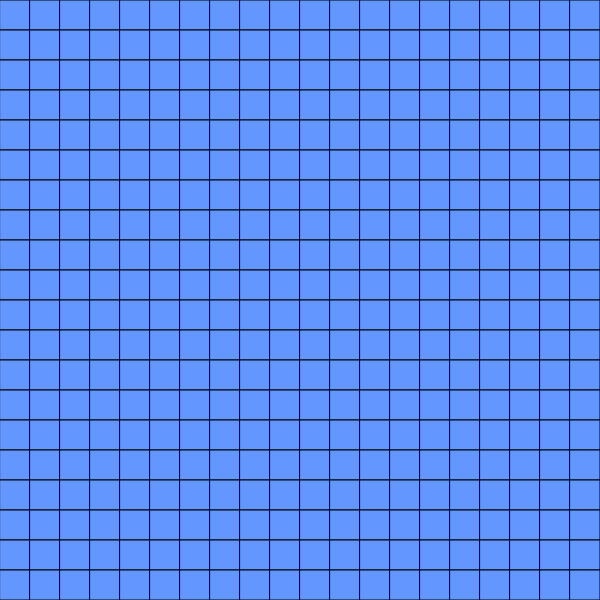
Frame 1 (no input)
Frame 60 (no input): identical to frame 1, image omitted
Frame 120 (the mouse pressed at the canvas centre since frame 60): identical to frame 1, image omitted

The p5.js sketch that drew this single still picture (run headless with seeded random() and noise() and a simulated clock; from frame 60 on, the mouse is pressed at the canvas centre):

// p5.js sketch
// ── sketch.js
let grid ;

let start ;
let end ;

let w = 30 ;

let rows ;
let cols ;

let path = [] ;

let solve = false ;

let obsButton ;

function setup() {
  createCanvas(600, 600) ;
  rows = height / w ;
  cols = width / w ;
  initGrid() ;
  createP("") ;
  solveButton = createButton("Solve!") ;
  solveButton.mousePressed(slv) ;
  obsButton = createButton("Add obstacles!") ;
  obsButton.mousePressed(genob) ;
  start = grid[0][0] ;
  end = grid[rows - 1][cols - 1] ;

  start.g = 0 ;
  start.f = heuristic(start, end) ;
  openSet.push(start) ;
}

function heuristic(start, end) {
  return dist(start.x, start.y, end.x, end.y) ;
}

let closedSet = [] ;
let openSet = [] ;

function minimum_f() {
  let nod = grid[0][0] ;
  let min = grid[0][0].f ;
  for(let i = 0 ; i < rows ; i++) {
    for(let j = 0 ; j < cols ; j++) {
      if(min > grid[i][j].f && !grid[i][j].obstacle && !isInArray(grid[i][j], closedSet)) {
        min = grid[i][j].f ;
        nod = grid[i][j] ;
      }
    }
  }
  return nod ;
}

function removeFrom(arr, elt) {
  for(let i = 0 ; i < arr.length ; i++) {
    if(elt == arr[i]) {
      arr.splice(i, 1) ;
      return ;
    }
  }
}

function draw() {
  background(0) ;
  renderGrid() ;
  if(solve) {
    if(openSet.length > 0) {
      curr = minimum_f() ;
      let temp = curr ;
      path = [] ;
      path.push(temp) ;
      while(temp.cameFrom) {
        path.push(temp.cameFrom) ;
        temp = temp.cameFrom ;
      }
      if(curr == end) {
        console.log("DONE!") ;
        noLoop() ;
      }
      removeFrom(openSet, curr) ;
      closedSet.push(curr) ;
      for(neighbor of curr.neighbors) {
        if(isInArray(neighbor, closedSet) || neighbor.obstacle) {
          continue ;
        }
        if(!isInArray(neighbor, openSet)) {
          openSet.push(neighbor) ;
        }
        let auxg = curr.g + 1 ;
        if(auxg >= neighbor.g) {
          continue ;
        }
        curr.show(color(0, 255, 0)) ;
        neighbor.cameFrom = curr ;
        neighbor.g = auxg ;
        neighbor.f = neighbor.g + heuristic(neighbor, end) ;
      }
    }
  }
  for(let i = 0 ; i < path.length ; i++) {
    path[i].show(color(100, 255, 50)) ;
  }
}

let changedCells = [] ;

function makeObstacles() {
  if(mouseIsPressed) {
    let x = mouseX ;
    let y = mouseY ;
    x /= w ;
    y /= w ;
    x = floor(x) ;
    y = floor(y) ;
    if(x < 0 || y < 0) {
      return ;
    }
    if(x > rows - 1 || y > cols - 1) {
      return ;
    }

    if(!grid[y][x].hasChanged) {
      grid[y][x].obstacle = !grid[y][x].obstacle ;
      grid[y][x].hasChanged = true ;
      changedCells.push(grid[y][x]) ;
      grid[y][x].show() ;
    }
  } else {
    if(changedCells.length > 0) {
      for(let i = 0 ; i < changedCells.length ; i++) {
        changedCells[i].hasChanged = false ;
      }
      changedCells = [] ;
    }
  }
}

function slv() {
  solve = true ;
}

function genob(k) {
  if(!k) k = 1 ;
  if(typeof k !== "number") {
    k = 1 ;
  }
  for(let x = 0 ; x < k ; x++) {
    for(let i = 0 ; i < rows ; i++) {
      for(let j = 0 ; j < cols ; j++) {
        if(random(1) < 0.075 && grid[i][j] != start && grid[i][j] != end) {
          grid[i][j].obstacle = true ;
          grid[i][j].show() ;
        }
      }
    }
  }
}

// ── node.js
class node {
  constructor(i, j, col) {
    this.i = i ;
    this.j = j ;
    this.x = j * w ;
    this.y = i * w ;
    this.obstacle = false ;
    this.f = 10000000 ;
    this.g = 10000000 ;
    this.col = col || color(100, 150, 255) ;
    this.neighbors = [] ;
    this.cameFrom = null ;
  }

  show(c) {
    if(c) {
      fill(c) ;
    } else if(this.obstacle) {
      fill(0) ;
    } else {
      fill(this.col) ;
    }
    stroke(0) ;
    strokeWeight(1) ;
    rect(this.x, this.y, w, w) ;
  }
}

function getNeighbors(i, j) {
  let res = [] ;
  if(i > 0) {
    res.push(grid[i - 1][j]) ;
  }
  if(j > 0) {
    res.push(grid[i][j - 1]) ;
  }
  if(i < rows - 1) {
    res.push(grid[i + 1][j]) ;
  }
  if(j < cols - 1) {
    res.push(grid[i][j + 1]) ;
  }
  if(i > 0 && j > 0) {
    res.push(grid[i - 1][j - 1]) ;
  }
  if(i > 0 && j < cols - 1) {
    res.push(grid[i - 1][j + 1]) ;
  }
  if(i < rows - 1 && j > 0) {
    res.push(grid[i + 1][j - 1]) ;
  }
  if(i < rows - 1 && j < cols - 1) {
    res.push(grid[i + 1][j + 1]) ;
  }
  return res ;
}

function initGrid() {
  grid = new Array(rows) ;
  for(let i = 0 ; i < rows ; i++) {
    grid[i] = new Array(cols) ;
    for(let j = 0 ; j < cols ; j++) {
      grid[i][j] = new node(i, j) ;
    }
  }
  for(let i = 0 ; i < rows ; i++) {
    for(let j = 0 ; j < cols ; j++) {
      grid[i][j].neighbors = getNeighbors(i, j) ;
    }
  }
}

function renderGrid() {
  for(let i = 0 ; i < rows ; i++) {
    for(let j = 0 ; j < cols ; j++) {
      grid[i][j].show() ;
    }
  }
}

function mouseDragged() {
  let x = mouseX ;
  let y = mouseY ;
  x /= w ;
  y /= w ;
  x = floor(x) ;
  y = floor(y) ;
  grid[y][x].obstacle = true ;
}

function isInArray(elt, arr) {
  for(el of arr) {
    if(el == elt) {
      return true ;
    }
  }
  return false ;
}
